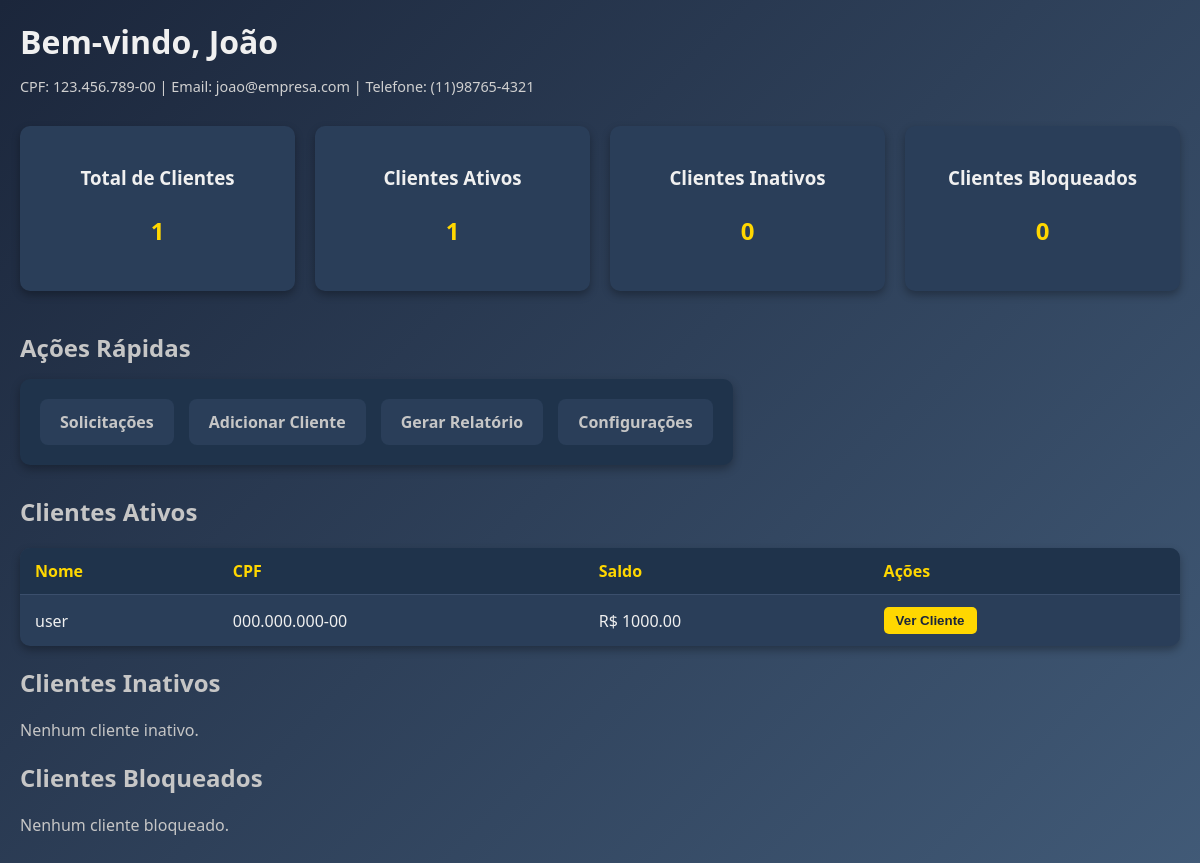
The page /users/perfil/ (signed in) on the database as committed earlier.
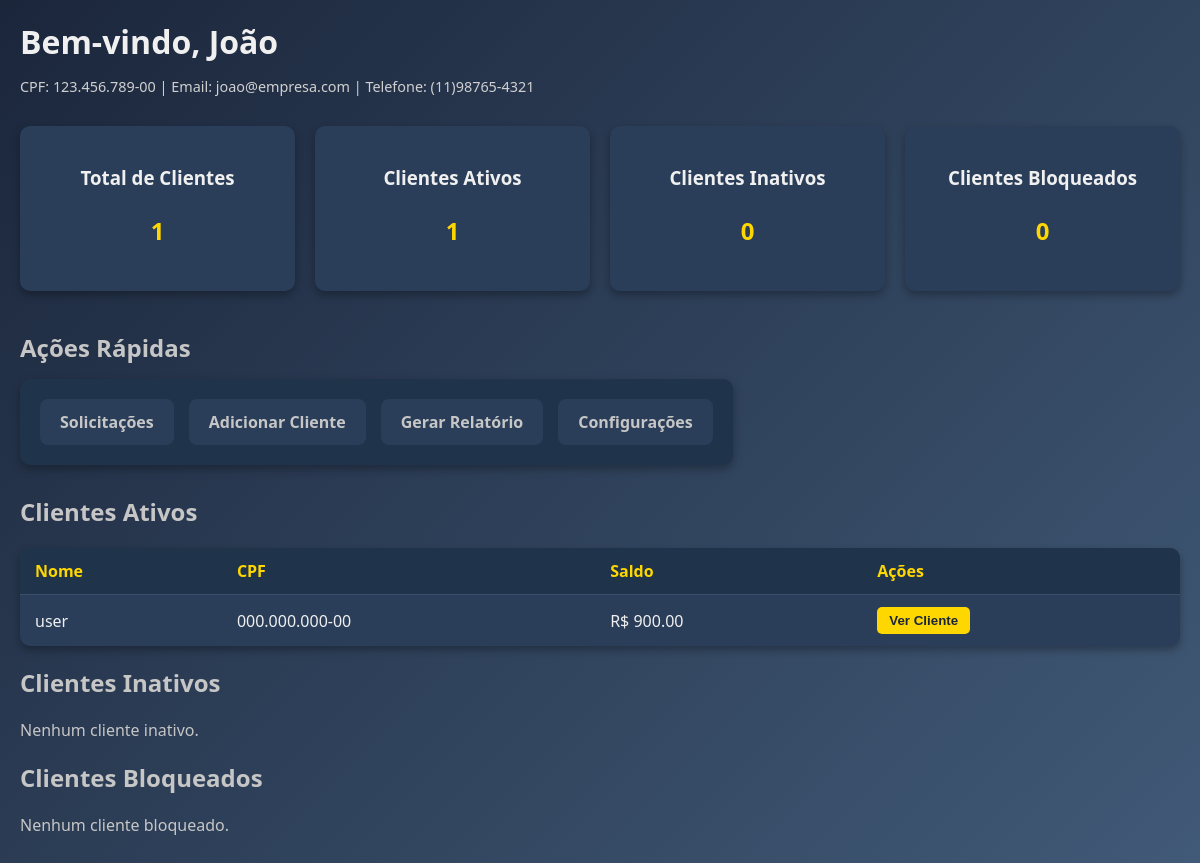
The same page on the database as committed later.
### users/models.py (models this page shows, shortened)
class Cliente(models.Model):
    gerente_responsavel = models.ForeignKey(
        Gerente,
        on_delete=models.SET_NULL,
        null=True,
        blank=True,
        related_name="clientes"
    )
    numero_da_conta = models.CharField(
        max_length=20,
        unique=True,
        default=gerar_numero_conta
    )
    cpf = models.CharField(max_length=14, unique=True, validators=[cpf_validator])
    username = models.CharField(max_length=150)
    email = models.EmailField(unique=True)
    password = models.CharField(max_length=128)
    data_de_nascimento = models.DateField()
    telefone = models.CharField(max_length=14, validators=[telefone_validator])
    data_de_cadastro = models.DateTimeField(auto_now_add=True)
    saldo = models.DecimalField(max_digits=10, decimal_places=2, default=0.00)
    tipo_de_conta = models.CharField(
        max_length=20,
        choices=[
            ('corrente', 'Conta Corrente'),
            ('poupanca', 'Conta Poupança'),
            ('salario', 'Conta Salário'),
        ]
    )
    status_conta = models.CharField(max_length=20, default='ativa')
    admUser = models.BooleanField(default=False)
    creditos = models.DecimalField(max_digits=10, decimal_places=2, default=0.00)

### users/views.py (the view)
# urls.py: path('perfil/', views.view_perfil, name='perfil'),
def view_perfil(request):
    if "user_id" not in request.session:
        return redirect("users:login")
    user_id = request.session["user_id"]
    admUser = request.session.get("admUser", False)
    if admUser:
        user = Gerente.objects.get(id=user_id)
        clientes = user.clientes.all()
        clientes_ativos = clientes.filter(status_conta='ativa')
        clientes_inativos = clientes.filter(status_conta='inativa')
        clientes_bloqueados = clientes.filter(status_conta='bloqueada')
        saldo_total = clientes_ativos.aggregate(total=Sum('saldo'))['total'] or 0
        return render(
            request,
            "users/perfil/gerente/index.html",
            {
                "user": user,
                "clientes": clientes,
                "clientes_ativos": clientes_ativos,
                "clientes_inativos": clientes_inativos,
                "clientes_bloqueados": clientes_bloqueados,
                "saldo_total": saldo_total,
            }
        )
    user = Cliente.objects.get(id=user_id)
    return render(request, "users/perfil/cliente/index.html", {"user": user})

### templates/users/perfil/gerente/index.html (shortened to what the changed rows need)
<!DOCTYPE html>
<html lang="pt-BR">
<head>
    {% load static %}
    <link rel="stylesheet" href="{% static 'perfil/gerente/index/style.css' %}">
</head>
<body>
    <div class="container">
        <div class="main">
            <header class="main-header">
                <h1>Bem-vindo, {{ user.nome }}</h1>
            </header>
            <section class="btn-funcs">
                <h2>Ações Rápidas</h2>
            </section>
            <section class="clientes-ativos">
                <h2>Clientes Ativos</h2>
                {% if clientes_ativos %}
                    <table>
                        <thead>
                            <tr>
                                <th>Nome</th>
                                <th>CPF</th>
                                <th>Saldo</th>
                                <th>Ações</th>
                            </tr>
                        </thead>
                        <tbody>
                            {% for cliente in clientes_ativos %}
                                <tr>
                                    <td>{{ cliente.username }}</td>
                                    <td>{{ cliente.cpf }}</td>
                                    <td>R$ {{ cliente.saldo }}</td>
                                    <td>
                                        <button onclick="window.location.href='/users/cliente/{{ cliente.id }}/'">Ver Cliente</button>
                                    </td>
                                </tr>
                            {% endfor %}
                        </tbody>
                    </table>
                {% else %}
                    <p>Nenhum cliente ativo.</p>
                {% endif %}
            </section>
            <section class="clientes-ativos">
                <h2>Clientes Inativos</h2>
            </section>
            <section class="clientes-ativos">
                <h2>Clientes Bloqueados</h2>
            </section>
        </div>
    </div>
</body>
</html>

Rows that differ between the two databases and show on the page:
changed Cliente "user": saldo "1000.00" → "900.00"
